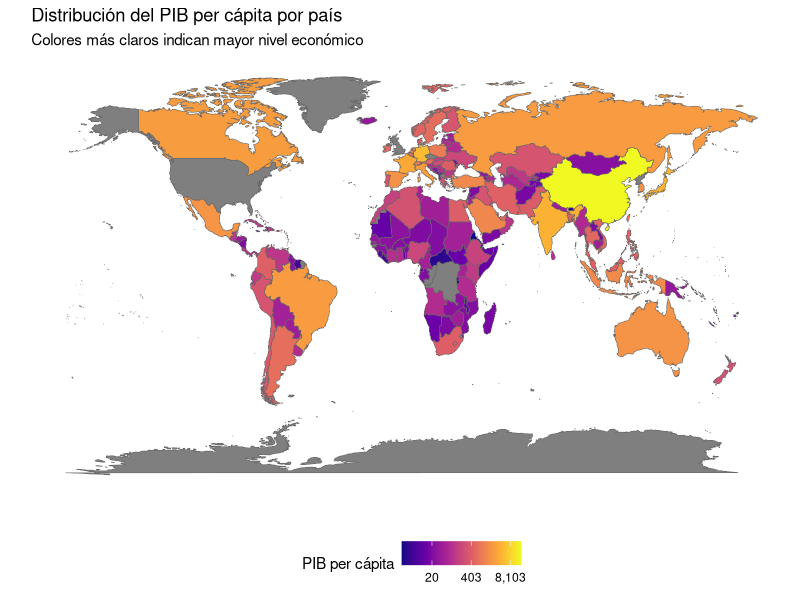
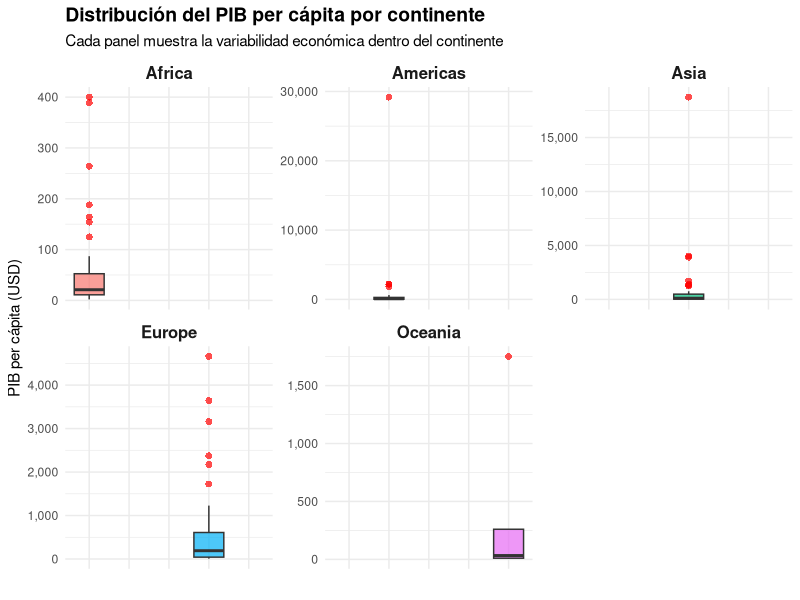
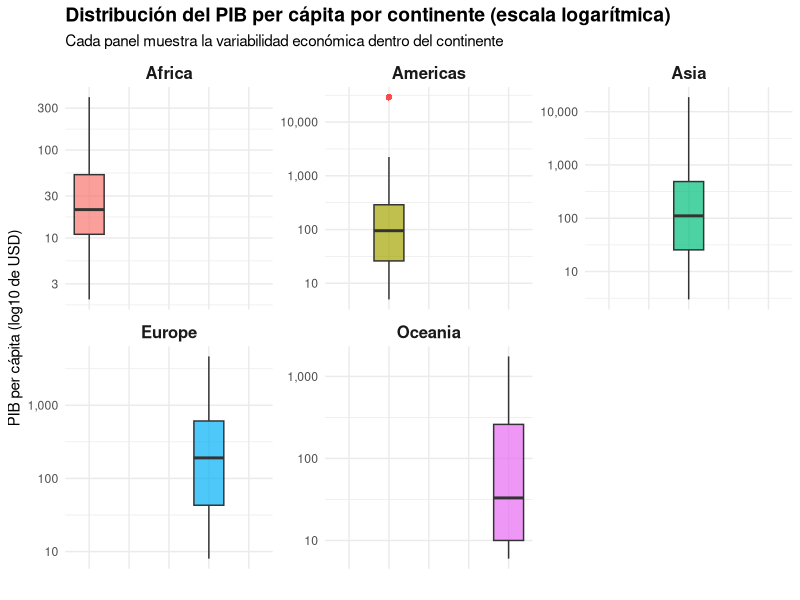
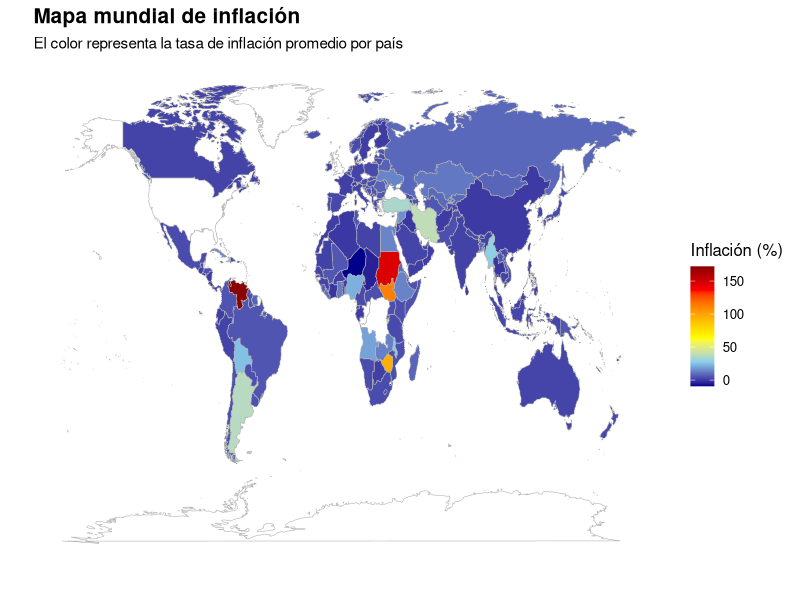
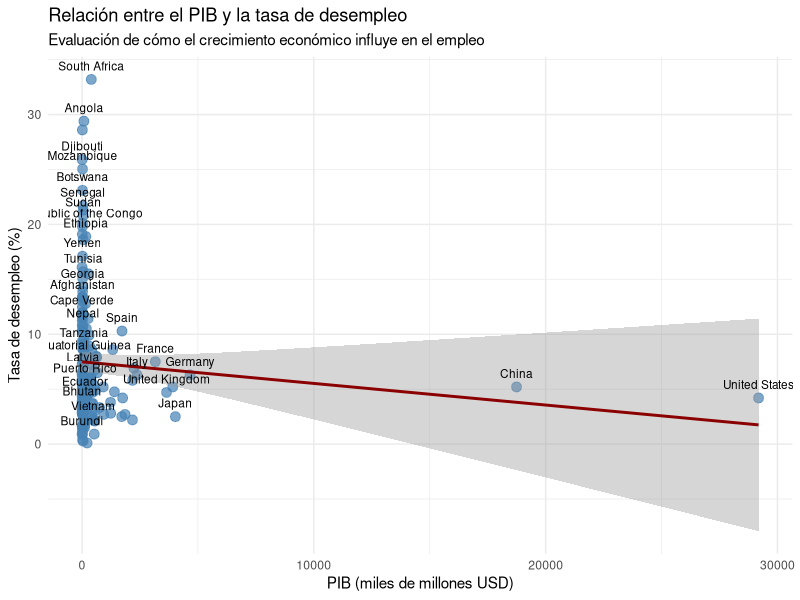
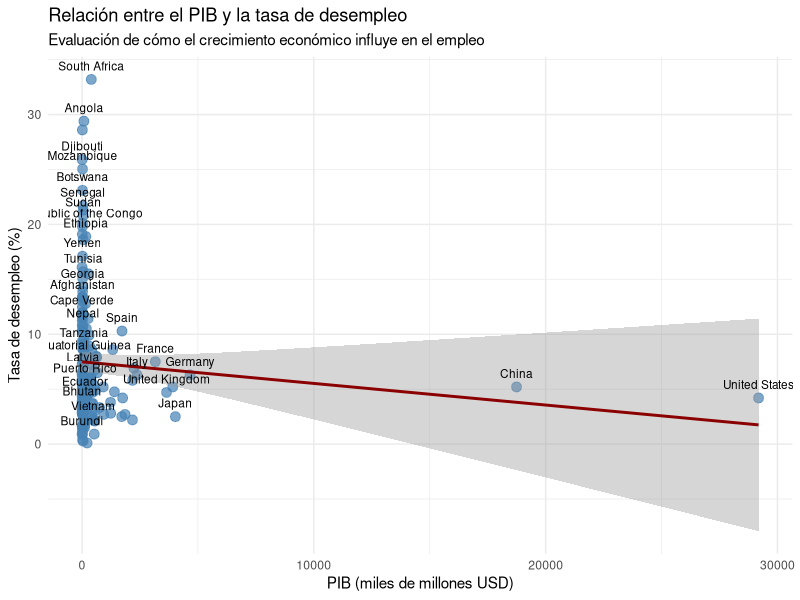
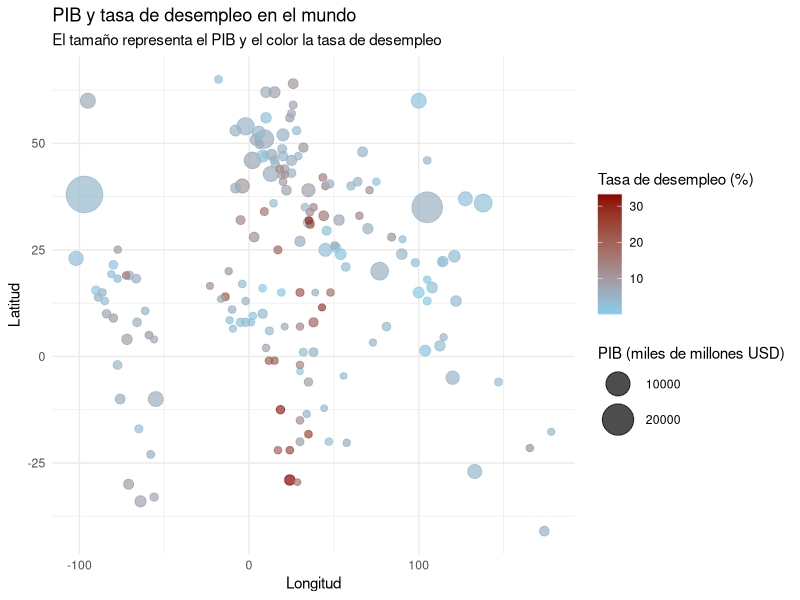
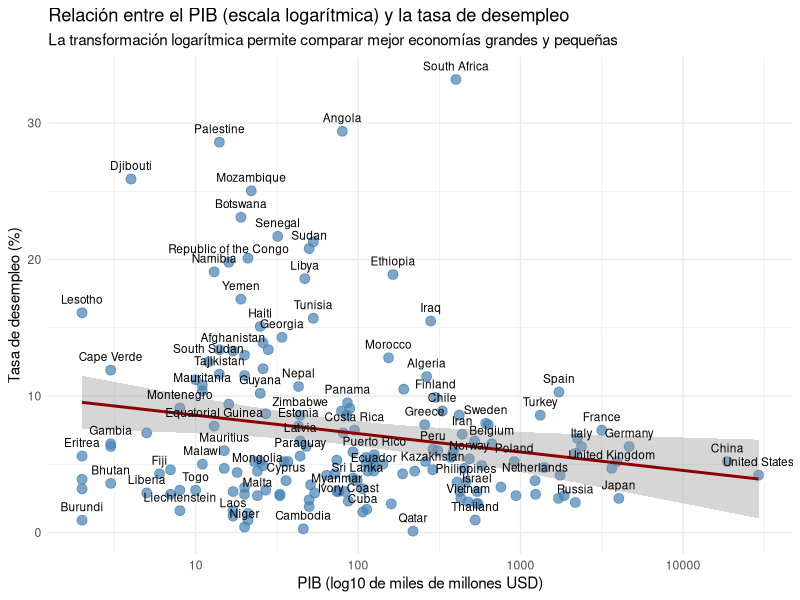

These charts were generated, in order, by the following R code:
## ---- chunk 1
library(tidyverse)
library(readr)
library(ggplot2)
library(dplyr)
library(maps)

data <- read.csv("base_de_datos.csv")

## ---- chunk 2
pib_region <- data %>%
  group_by(region) %>%
  summarize(mean_gdp = mean(GDP, na.rm = TRUE))

#
print(pib_region)

## ---- chunk 3

## ---- chunk 4

# Paso 1: obtener el mapa mundial
world_map <- map_data("world")

# Paso 2: agrupar tu base por continente (region) y calcular PIB promedio
continent_gdp <- data %>%
  group_by(region) %>%
  summarise(GDP_mean = mean(GDP, na.rm = TRUE))

#

# Paso 3: unir la información del mapa con la de PIB promedio
map_data_joined <- world_map %>%
  left_join(data, by = c("region" = "name"))

# Paso 4: graficar el mapa
ggplot(map_data_joined, aes(map_id = region, fill = GDP)) +
  geom_map(map = world_map, color = "gray40", size = 0.2) +
  expand_limits(x = world_map$long, y = world_map$lat) +
  scale_fill_viridis_c(option = "C", name = "PIB per cápita",
                       trans = "log", labels = scales::comma) +
  labs(
    title = "Distribución del PIB per cápita por país",
    subtitle = "Colores más claros indican mayor nivel económico",
    x = "", y = ""
  ) +
  theme_minimal() +
  theme(
    legend.position = "bottom",
    panel.grid = element_blank(),
    axis.text = element_blank()
  )
## ---- chunk 5

## ---- chunk 6

## ---- chunk 7
ggplot(data, aes(x = region, y = GDP, fill = region)) +
  geom_boxplot(outlier.colour = "red", outlier.shape = 16, outlier.size = 2, alpha = 0.7) +
  facet_wrap(~ region, scales = "free_y") +
  scale_y_continuous(labels = scales::comma) +
  labs(
    title = "Distribución del PIB per cápita por continente",
    subtitle = "Cada panel muestra la variabilidad económica dentro del continente",
    x = "",
    y = "PIB per cápita (USD)"
  ) +
  theme_minimal() +
  theme(
    legend.position = "none",
    strip.text = element_text(face = "bold", size = 12),
    plot.title = element_text(face = "bold", size = 14),
    axis.text.x = element_blank(),
    axis.ticks.x = element_blank()
  )
## ---- chunk 8
ggplot(data, aes(x = region, y = GDP, fill = region)) +
  geom_boxplot(outlier.colour = "red", outlier.shape = 16, outlier.size = 2, alpha = 0.7) +
  facet_wrap(~ region, scales = "free_y") +
  scale_y_log10(labels = scales::comma) +
  labs(
    title = "Distribución del PIB per cápita por continente (escala logarítmica)",
    subtitle = "Cada panel muestra la variabilidad económica dentro del continente",
    x = "",
    y = "PIB per cápita (log10 de USD)"
  ) +
  theme_minimal() +
  theme(
    legend.position = "none",
    strip.text = element_text(face = "bold", size = 12),
    plot.title = element_text(face = "bold", size = 14),
    axis.text.x = element_blank(),
    axis.ticks.x = element_blank()
  )
## ---- chunk 9
# Instalar y cargar librerías necesarias
# install.packages(c("ggplot2", "dplyr", "maps"))

library(ggplot2)
library(dplyr)
library(maps)

# Cargar los datos
data <- read.csv("base_de_datos.csv")

# Limpiar datos: solo países con información de inflación
inflacion_map <- data %>%
  select(name, Inflation.Rate) %>%
  na.omit()

# Datos del mapa mundial
world <- map_data("world")

# Unir la base de inflación con el mapa (por nombre del país)
mapa_inflacion <- left_join(world, inflacion_map, by = c("region" = "name"))

# Crear el mapa
ggplot(mapa_inflacion, aes(x = long, y = lat, group = group, fill = Inflation.Rate)) +
  geom_polygon(color = "gray70", size = 0.2) +
  scale_fill_gradientn(
    colors = c("darkblue", "skyblue", "yellow", "orange", "red", "darkred"),
    na.value = "white",
    name = "Inflación (%)"
  ) +
  labs(
    title = "Mapa mundial de inflación",
    subtitle = "El color representa la tasa de inflación promedio por país",
    x = "",
    y = ""
  ) +
  theme_minimal(base_size = 12) +
  theme(
    plot.title = element_text(face = "bold", size = 15),
    plot.subtitle = element_text(size = 11),
    axis.text = element_blank(),
    axis.ticks = element_blank(),
    panel.grid = element_blank()
  )

## ---- chunk 10
# Instalar (si no tienes) y cargar librerías necesarias
#install.packages("ggplot2")
library(ggplot2)

# Cargar base de datos
data <- read.csv("base_de_datos.csv")

# Limpiar datos: eliminar filas con valores faltantes en las variables clave
data <- na.omit(data[, c("GDP", "Jobless.Rate", "name")])

# Crear el gráfico
ggplot(data, aes(x = GDP, y = Jobless.Rate, label = name)) +
  geom_point(color = "steelblue", size = 3, alpha = 0.7) +      # puntos
  geom_smooth(method = "lm", se = TRUE, color = "darkred") +    # línea de tendencia
  geom_text(vjust = -1, size = 3, check_overlap = TRUE) +       # nombres de países
  labs(
    title = "Relación entre el PIB y la tasa de desempleo",
    subtitle = "Evaluación de cómo el crecimiento económico influye en el empleo",
    x = "PIB (miles de millones USD)",
    y = "Tasa de desempleo (%)"
  ) +
  theme_minimal()

## ---- chunk 11
# Instalar (si no tienes) y cargar librerías necesarias
#install.packages("ggplot2")
library(ggplot2)

# Cargar base de datos
data <- read.csv("base_de_datos.csv")

# Limpiar datos: eliminar filas con valores faltantes en las variables clave
data <- na.omit(data[, c("GDP", "Jobless.Rate", "name")])

# Crear el gráfico
ggplot(data, aes(x = GDP, y = Jobless.Rate, label = name)) +
  geom_point(color = "steelblue", size = 3, alpha = 0.7) +      # puntos
  geom_smooth(method = "lm", se = TRUE, color = "darkred") +    # línea de tendencia
  geom_text(vjust = -1, size = 3, check_overlap = TRUE) +       # nombres de países
  labs(
    title = "Relación entre el PIB y la tasa de desempleo",
    subtitle = "Evaluación de cómo el crecimiento económico influye en el empleo",
    x = "PIB (miles de millones USD)",
    y = "Tasa de desempleo (%)"
  ) +
  theme_minimal()

## ---- chunk 12
library(ggplot2)

# Cargar base de datos
data <- read.csv("base_de_datos.csv")

# Limpiar datos (eliminar valores faltantes)
data <- na.omit(data[, c("latitude", "longitude", "GDP", "Jobless.Rate", "name")])

# Crear gráfico tipo mapa de burbujas
ggplot(data, aes(x = longitude, y = latitude)) +
  geom_point(aes(size = GDP, color = Jobless.Rate), alpha = 0.7) +
  scale_size_continuous(range = c(2, 12)) +
  scale_color_gradient(low = "skyblue", high = "darkred") +
  labs(
    title = "PIB y tasa de desempleo en el mundo",
    subtitle = "El tamaño representa el PIB y el color la tasa de desempleo",
    x = "Longitud",
    y = "Latitud",
    size = "PIB (miles de millones USD)",
    color = "Tasa de desempleo (%)"
  ) +
  theme_minimal()


## ---- chunk 13
ggplot(data, aes(x = GDP, y = Jobless.Rate, label = name)) +
  geom_point(color = "steelblue", size = 3, alpha = 0.7) +
  geom_smooth(method = "lm", se = TRUE, color = "darkred") +
  geom_text(vjust = -1, size = 3, check_overlap = TRUE) +
  scale_x_log10() +  # Escala logarítmica
  labs(
    title = "Relación entre el PIB (escala logarítmica) y la tasa de desempleo",
    subtitle = "La transformación logarítmica permite comparar mejor economías grandes y pequeñas",
    x = "PIB (log10 de miles de millones USD)",
    y = "Tasa de desempleo (%)"
  ) +
  theme_minimal()


## ---- chunk 14

# Instalar librerías si no las tienes
#install.packages(c("ggplot2", "maps"))

# Cargar librerías
library(ggplot2)
library(maps)

# Cargar base de datos
data <- read.csv("base_de_datos.csv")

# Limpiar datos (solo las columnas necesarias y eliminar NAs)
data <- na.omit(data[, c("latitude", "longitude", "GDP", "Jobless.Rate", "name")])

# Cargar datos del mapa mundial
world <- map_data("world")

# Crear el mapa
ggplot() +
  geom_map(data = world, map = world,
           aes(x = long, y = lat, map_id = region),
           color = "gray80", fill = "gray95", size = 0.3) +
  geom_point(data = data,
             aes(x = longitude, y = latitude,
                 size = GDP, color = Jobless.Rate),
             alpha = 0.7) +
  scale_size_continuous(range = c(2, 10)) +
  scale_color_gradient(low = "skyblue", high = "darkred") +
  labs(
    title = "PIB y Tasa de Desempleo en el Mundo",
    subtitle = "El tamaño del punto representa el PIB (miles de millones USD)\nEl color representa la tasa de desempleo (%)",
    x = "Longitud",
    y = "Latitud",
    size = "PIB",
    color = "Tasa de desempleo"
  ) +
  theme_minimal() +
  theme(
    panel.background = element_rect(fill = "aliceblue"),
    panel.grid = element_blank(),
    plot.title = element_text(face = "bold", size = 14),
    plot.subtitle = element_text(size = 11)
  )

## ---- chunk 15
library(viridis)

ggplot() +
  geom_map(data = world, map = world,
           aes(x = long, y = lat, map_id = region),
           color = "gray80", fill = "gray95", size = 0.3) +
  geom_point(data = data,
             aes(x = longitude, y = latitude,
                 size = GDP, color = Jobless.Rate),
             alpha = 0.8) +
  scale_size_continuous(range = c(2, 10)) +
  scale_color_viridis(option = "C", direction = -1) +
  labs(
    title = "PIB y Tasa de Desempleo en el Mundo",
    subtitle = "Escala de color viridis para mejor contraste y legibilidad",
    x = "Longitud",
    y = "Latitud",
    size = "PIB (miles de millones USD)",
    color = "Tasa de desempleo (%)"
  ) +
  theme_minimal() +
  theme(
    panel.background = element_rect(fill = "aliceblue"),
    panel.grid = element_blank(),
    plot.title = element_text(face = "bold", size = 14),
    plot.subtitle = element_text(size = 11)
  )

## ---- chunk 16

library(ggplot2)

data <- read.csv("base_de_datos.csv")
data <- na.omit(data[, c("GDP", "Jobless.Rate", "name", "region")])

ggplot(data, aes(x = GDP, y = Jobless.Rate, color = region)) +
  geom_point(size = 3, alpha = 0.7) +
  geom_smooth(method = "lm", se = TRUE, color = "black") +
  scale_x_log10() +
  labs(
    title = "Relación entre el PIB y la Tasa de Desempleo",
    subtitle = "Escala logarítmica del PIB. La línea negra muestra la tendencia lineal.",
    x = "PIB (escala logarítmica, miles de millones USD)",
    y = "Tasa de desempleo (%)",
    color = "Región"
  ) +
  theme_minimal() +
  theme(
    plot.title = element_text(face = "bold", size = 14),
    plot.subtitle = element_text(size = 11)
  )
## ---- chunk 17

library(ggplot2)
data <- read.csv("base_de_datos.csv")
library(dplyr)
library(ggplot2)

# Crear el objeto inflacion
inflacion <- data %>%
  select(name, region, Inflation.Rate) %>%  # cambia el nombre si es distinto
  na.omit()

# Boxplot por región
ggplot(inflacion, aes(x = region, y = Inflation.Rate, fill = region)) +
  geom_boxplot(alpha = 0.7, outlier.color = "red") +
  labs(
    title = "Variabilidad de la Inflación entre Regiones",
    subtitle = "Comparación del nivel y dispersión de la inflación por región",
    x = "Región",
    y = "Tasa de inflación (%)",
    fill = "Región"
  ) +
  theme_minimal(base_size = 12) +
  theme(
    plot.title = element_text(face = "bold", size = 14),
    axis.text.x = element_text(angle = 30, hjust = 1)
  )

## ---- chunk 18

# Volver a cargar la base completa
data <- read.csv("base_de_datos.csv")

# Instalar librerías si hace falta
# install.packages(c("ggplot2", "dplyr"))

library(ggplot2)
library(dplyr)

# Seleccionar las columnas necesarias
inflacion <- data %>%
  select(name, region, Inflation.Rate) %>%
  na.omit()

# ======================
# 1️⃣ Boxplot por región
# ======================
ggplot(inflacion, aes(x = region, y = Inflation.Rate, fill = region)) +
  geom_boxplot(alpha = 0.7, outlier.color = "red") +
  labs(
    title = "Variabilidad de la inflación entre regiones",
    subtitle = "El boxplot muestra la dispersión y los valores atípicos",
    x = "Región",
    y = "Tasa de inflación (%)",
    fill = "Región"
  ) +
  theme_minimal(base_size = 12) +
  theme(
    plot.title = element_text(face = "bold", size = 14),
    axis.text.x = element_text(angle = 30, hjust = 1)
  )

# ======================
# 2️⃣ Gráfico de barras (promedio por región)
# ======================
inflacion_promedio <- inflacion %>%
  group_by(region) %>%
  summarise(Inflacion_Promedio = mean(Inflation.Rate, na.rm = TRUE)) %>%
  arrange(desc(Inflacion_Promedio))

ggplot(inflacion_promedio, aes(x = reorder(region, -Inflacion_Promedio),
                               y = Inflacion_Promedio, fill = region)) +
  geom_bar(stat = "identity", alpha = 0.8) +
  geom_text(aes(label = round(Inflacion_Promedio, 2)), vjust = -0.5, size = 3.5) +
  labs(
    title = "Inflación promedio por región",
    subtitle = "Comparación del nivel promedio de inflación entre regiones",
    x = "Región",
    y = "Inflación promedio (%)",
    fill = "Región"
  ) +
  theme_minimal(base_size = 12) +
  theme(
    plot.title = element_text(face = "bold", size = 14),
    axis.text.x = element_text(angle = 30, hjust = 1)
  )


## ---- chunk 19
# Instalar y cargar librerías necesarias
# install.packages(c("ggplot2", "dplyr", "maps"))

library(ggplot2)
library(dplyr)
library(maps)

# Cargar los datos
data <- read.csv("base_de_datos.csv")

# Limpiar datos: solo países con información de inflación
inflacion_map <- data %>%
  select(name, Inflation.Rate) %>%
  na.omit()

# Datos del mapa mundial
world <- map_data("world")

# Unir la base de inflación con el mapa (por nombre del país)
mapa_inflacion <- left_join(world, inflacion_map, by = c("region" = "name"))

# Crear el mapa
ggplot(mapa_inflacion, aes(x = long, y = lat, group = group, fill = Inflation.Rate)) +
  geom_polygon(color = "gray70", size = 0.2) +
  scale_fill_gradientn(
    colors = c("darkblue", "skyblue", "yellow", "orange", "red", "darkred"),
    na.value = "white",
    name = "Inflación (%)"
  ) +
  labs(
    title = "Mapa mundial de inflación",
    subtitle = "El color representa la tasa de inflación promedio por país",
    x = "",
    y = ""
  ) +
  theme_minimal(base_size = 12) +
  theme(
    plot.title = element_text(face = "bold", size = 15),
    plot.subtitle = element_text(size = 11),
    axis.text = element_blank(),
    axis.ticks = element_blank(),
    panel.grid = element_blank()
  )

## ---- chunk 20
ggplot(data, aes(x = reorder(name, Inflation.Rate),
                 y = Inflation.Rate,
                 fill = region)) +
  geom_bar(stat = "identity") +
  coord_flip() +
  scale_fill_brewer(palette = "Set2") +
  labs(
    title = "Inflación por país y región",
    subtitle = "Comparación de la inflación individual por país",
    x = "País",
    y = "Tasa de inflación (%)",
    fill = "Región"
  ) +
  theme_minimal(base_size = 12) +
  theme(
    plot.title = element_text(face = "bold", size = 15),
    axis.text.y = element_text(size = 7)
  )
## ---- chunk 21
library(dplyr)
library(ggplot2)

# Calcular inflación promedio por región
inflacion_promedio <- data %>%
  group_by(region) %>%
  summarise(Inflacion_Promedio = mean(Inflation.Rate, na.rm = TRUE)) %>%
  arrange(desc(Inflacion_Promedio))

# Gráfico de barras con escala de color (azul = baja, rojo = alta inflación)
ggplot(inflacion_promedio, aes(x = reorder(region, Inflacion_Promedio),
                               y = Inflacion_Promedio,
                               fill = Inflacion_Promedio)) +
  geom_col(alpha = 0.9) +
  coord_flip() +
  scale_fill_gradient(low = "skyblue", high = "darkred") +
  geom_text(aes(label = round(Inflacion_Promedio, 2)), hjust = -0.2, size = 3.8) +
  labs(
    title = "Inflación promedio por región",
    subtitle = "Comparación del nivel general de inflación en el mundo",
    x = "Región",
    y = "Inflación promedio (%)",
    fill = "Nivel de inflación"
  ) +
  theme_minimal(base_size = 13) +
  theme(
    plot.title = element_text(face = "bold", size = 15),
    axis.text.y = element_text(size = 11),
    panel.grid.minor = element_blank()
  )
## ---- chunk 22
colnames(data)
## ---- chunk 23

## ---- chunk 24

## ---- chunk 25

## ---- chunk 26

## ---- chunk 27

## ---- chunk 28

